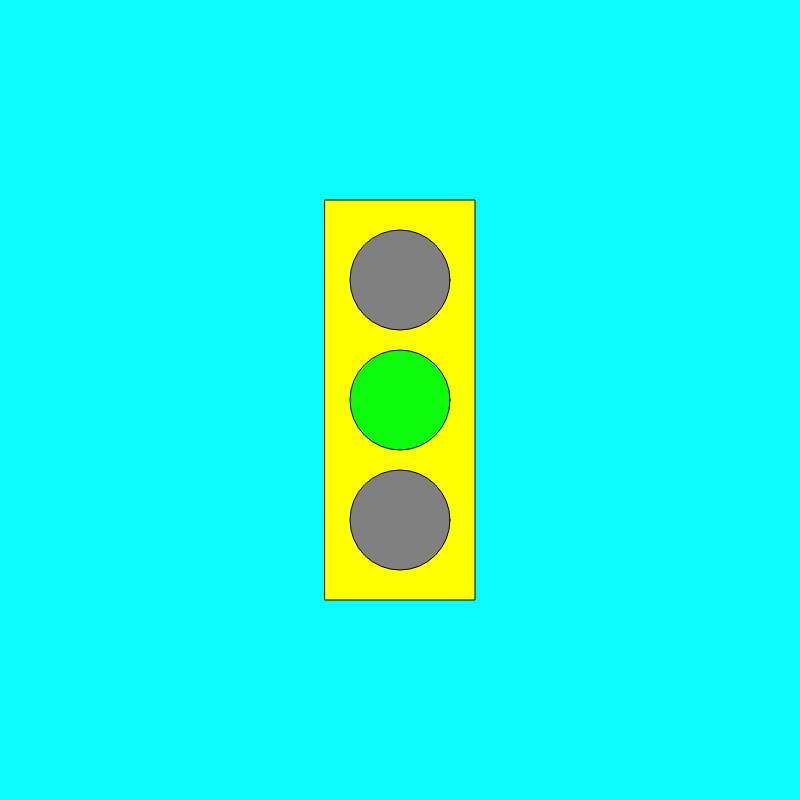
Frame 1 (no input)
Frame 60 (no input): identical to frame 1, image omitted
Frame 120 (the mouse pressed at the canvas centre since frame 60): identical to frame 1, image omitted

The p5.js sketch that drew this single still picture (run headless with seeded random() and noise() and a simulated clock; from frame 60 on, the mouse is pressed at the canvas centre):

// p5.js sketch
// ── sketch.js
var myState = 0;
var timer = 200;

function setup() {
  createCanvas(800, 800);
  rectMode(CENTER);
  ellipseMode(CENTER);
}

function draw() {
  background('#0CFCFC');
  fill('yellow');
  rect(width / 2, height / 2, 150, 400);

  switch (myState) {

    case 0://green
      fill('#0CFC0C');
      ellipse(width / 2, height / 2, 100, 100);
      fill('grey');
      ellipse(width / 2, height / 2 - 120, 100, 100);
      ellipse(width / 2, height / 2 + 120, 100, 100);
      doTimer(1,200);

      break;

    case 1://yellow
      fill('#FBFF38');
      ellipse(width / 2, height / 2 - 120, 100, 100);
      fill('grey');
      ellipse(width / 2, height / 2 + 120, 100, 100);
      ellipse(width / 2, height / 2, 100, 100);
      doTimer(2,100);
      break;

    case 2://red
      fill('grey');
      ellipse(width / 2, height / 2, 100, 100);
      ellipse(width / 2, height / 2 - 120, 100, 100);
      fill('#FF2D2D');
      ellipse(width / 2, height / 2 + 120, 100, 100);
      doTimer(0,50);
      break;
  }
}

function doTimer(whichState,variableTimer){
  timer--;
  if (timer <= 0) {
    timer = variableTimer;
    myState = whichState;
  }
}
